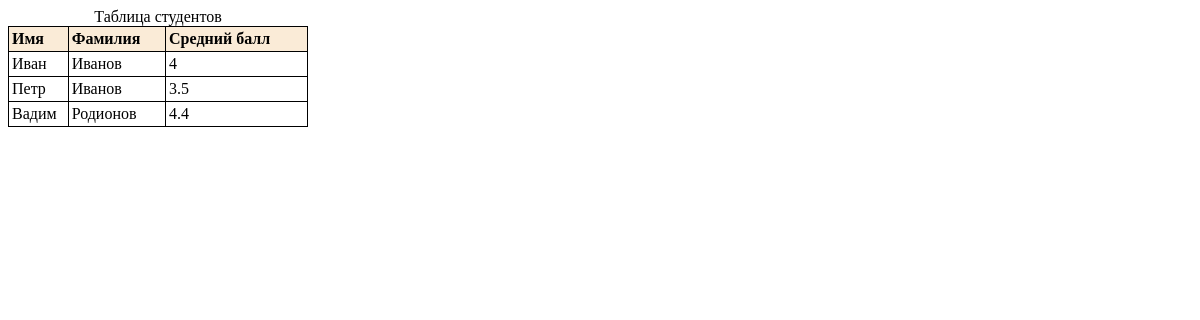
Page /api/ on the earlier database version.
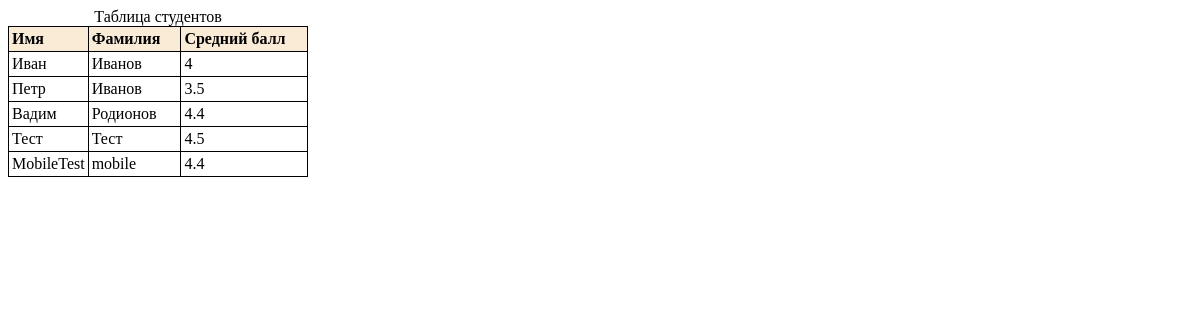
Same page on the later database version.
### firstApp/models.py (models this page shows, shortened)
class Student(models.Model):
    nameStudent = models.CharField("Имя стдента", max_length=20)  # max_length - максимальная длина текста
    familyStudent = models.CharField("Фамилия студента", max_length=20)
    averageScore = models.FloatField("Средний балл")
    class Meta:  # для руссификации в админке
        verbose_name = "Студент"
        verbose_name_plural = "Студенты"

### firstApp/views.py (the view)
# urls.py: path("", views.tableStudents, name="_tableStudents_"),
def tableStudents(request):
    queryResult = Student.objects.all()
    return render(request, "templates/pageWithStudents.html", {"student": queryResult})

### firstApp/templates/templates/pageWithStudents.html (shortened to what this page needs)
<!DOCTYPE html>
<html lang="en">
<head>
</head>
<body>
    <table border = "0" cellpadding="3" >
<caption> Таблица студентов </caption>
    <tr>
        <th width=60  align=left>  Имя  </th>
        <th width=110 align=left>  Фамилия </th>
        <th width=200 align=left>  Средний балл  </th>
    </tr>
        {% for person in student %}
    <tr>
        <td>{{ person.nameStudent }}</td>
        <td>{{ person.familyStudent }}</td>
        <td>{{ person.averageScore }}</td>
    </tr>
        {% endfor %}
    </table>
</body>
</html>

### firstApp/templates/templates/pageWithStudents.html (style rules this page uses)
TABLE { width: 300px; border: 1px solid black; background: White; border-collapse: collapse; }
TD, TH { padding: 3px; border: 1px solid black; }
TH { background: AntiqueWhite; color: Whitew; }

Differences in the rows shown:
added Student: nameStudent "Тест", familyStudent "Тест", averageScore "4.5"
added Student: nameStudent "MobileTest", familyStudent "mobile", averageScore "4.4"
